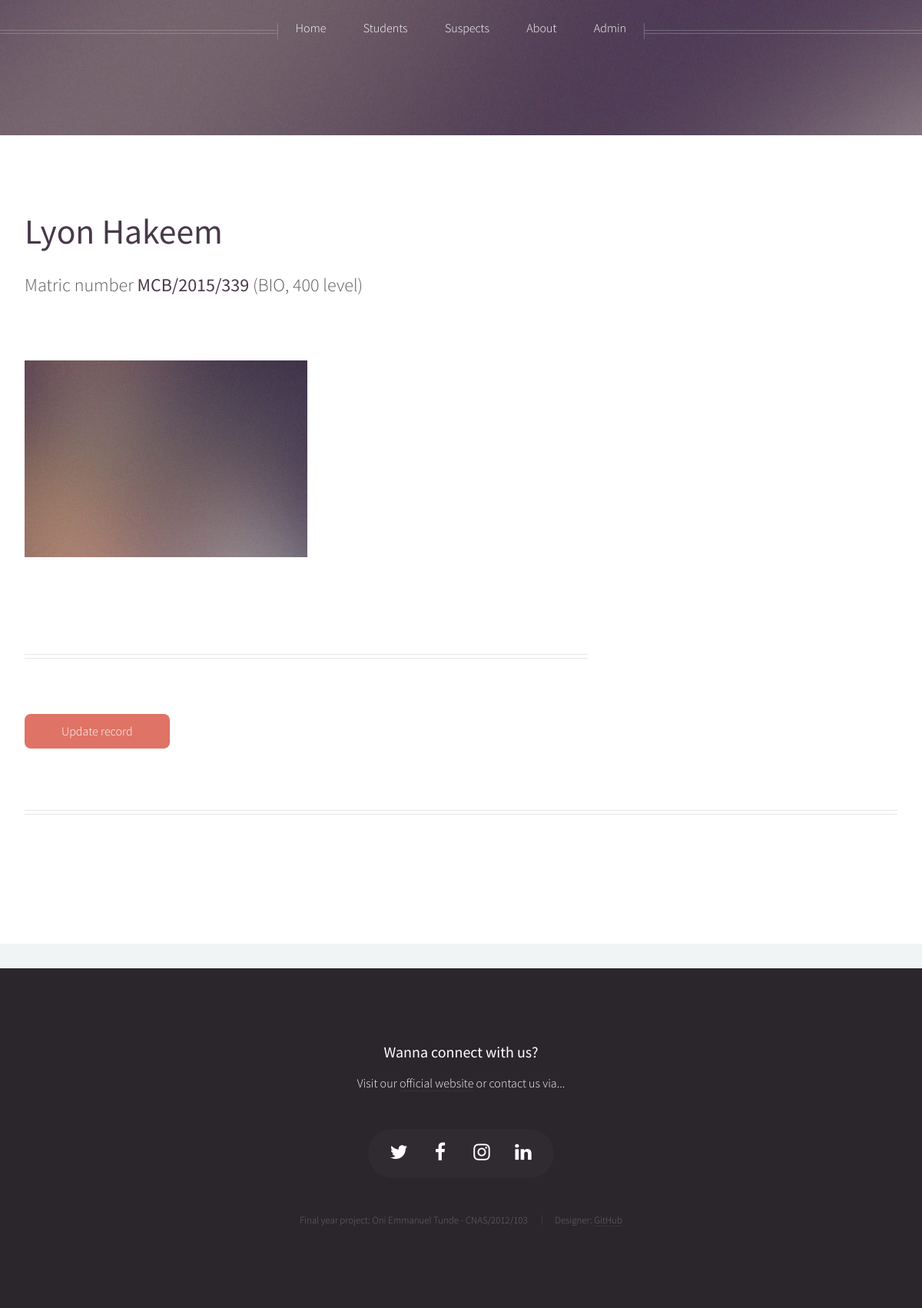
The app's page /students/details/15/ with its own data.
### students/models.py (models this page shows, shortened)
class Student(models.Model):
    name = models.CharField(max_length=255, name='name')
    matric = models.CharField(max_length=13, name='matric')
    GENDER = (('F', 'female'), ('M', 'male'))
    gender = models.CharField(max_length=1, choices=GENDER, name='gender')
    DEPARTMENT = (('ICT', 'Information and Communication Technology'),
                  ('PES', 'Physical and Earth Sciences'),
                  ('BIO', 'Biological Sciences'))
    department = models.CharField(max_length=50, choices=DEPARTMENT, name='department')
    LEVEL = (('100', '100 level'), ('200', '200 level'), ('300', '300 level'),
             ('400', '400 level'), ('500', '500 level'))
    level = models.CharField(max_length=10, choices=LEVEL, name='level')
    UPLOAD_PATH = f'images/{StudentsConfig.name}'
    image = models.ImageField(storage=fs, upload_to=UPLOAD_PATH, default='', name='image')

### students/views.py (the view)
# urls.py: path('details/<int:pk>/', views.Detail.as_view(), name='detail'),
class Detail(DetailView):
    template_name = 'students/detail.html'
    model = Student

### students/templates/students/detail.html (shortened to what this page needs)
{% extends 'public/_layouts/_main.html' %}
{% block body %}
    <div class="wrapper style1">
    <div class="container">
      <div class="row 200%">
        <div class="8u 12u(mobile)">
          <section id="main">
            <header>
              <h2><a href="">{{ student.name }}</a></h2>
              <p>Matric number <strong>{{ student.matric }}</strong> ({{ student.department }},
                {{ student.level }} level)</p>
            </header>
            {% load staticfiles %}
            <section>
              <img src="{% static student.image.url %}" width="368" height="256" alt="{{ student.name }}"/>
            </section>
            <hr>
            <footer>
              <a class="button" href="{% url 'students:update' student.pk %}">Update record</a>
            </footer>
          </section>
        </div>
        <div class="4u 12u(mobile)" id="sidebar">
        </div>
      </div>
      <hr>
    </div>
  </div>
{% endblock %}

### records on screen
Student: name "Lyon Hakeem", matric "MCB/2015/339", department "BIO", level "400", image (picture)
